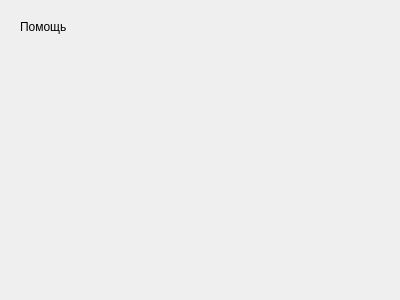
<?xml version="1.0" encoding="UTF-8"?>
<ui version="4.0">
 <class>Help</class>
 <widget class="QDialog" name="Help">
  <property name="geometry">
   <rect>
    <x>0</x>
    <y>0</y>
    <width>400</width>
    <height>300</height>
   </rect>
  </property>
  <property name="windowTitle">
   <string>Dialog</string>
  </property>
  <widget class="QLabel" name="label">
   <property name="geometry">
    <rect>
     <x>20</x>
     <y>20</y>
     <width>360</width>
     <height>260</height>
    </rect>
   </property>
   <property name="text">
    <string>Помощь</string>
   </property>
   <property name="alignment">
    <set>Qt::AlignLeading|Qt::AlignLeft|Qt::AlignTop</set>
   </property>
  </widget>
 </widget>
 <resources/>
 <connections/>
</ui>
